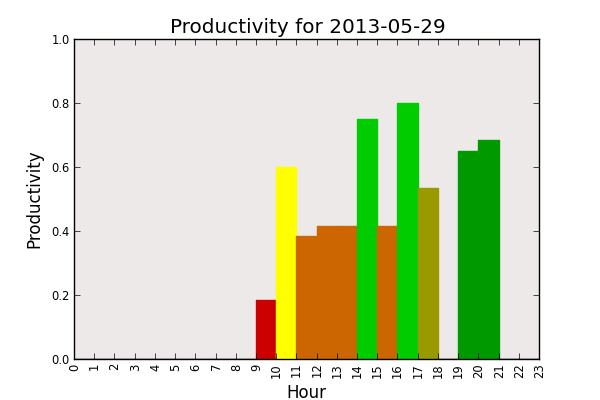

Source code (Python):
#!/usr/bin/python
#
# pomodoro_daily_chart.py
# 
# Author: Brett Hutley <[email redacted]>
#
# This code is to extract the list of Pomodoros from my Mac OS/X calendar
# using the program 'callistevents' https://github.com/bhutley/callistevents
# and then create a bar-chart aggregating the work done each hour, in order
# to show how my productivity looks during the day.
# 
# By default it will create a chart called pomodoro_daily_chart.png in
# the current directory. You can specify a different output file using
# the '-o' command-line option.
#
import os, sys
import subprocess
import datetime
import argparse

# This is the path to the callistevents program
# MODIFY THIS TO POINT TO THE RIGHT LOCATION FOR YOU
callistevents_prog = os.path.expanduser('~/my/bin/callistevents')

parser = argparse.ArgumentParser(description="Generate a bar-chart of your hourly productivity by processing all the Pomodoro entries in your Pomodoro calendar for the current day")

parser.add_argument('-o', nargs='?',
                    dest='outfile',
                    default='pomodoro_daily_chart.png',
                    help='The PNG file containing the chart')

parser.add_argument('-W', nargs='?',
                    dest='width',
                    type=int,
                    default=600,
                    help='The width in pixels of the PNG file')
parser.add_argument('-H', nargs='?',
                    dest='height',
                    type=int,
                    default=400,
                    help='The height in pixels of the PNG file')

args = parser.parse_args()


time_buckets = [0.0 for i in xrange(0, 24)]

colours_to_use = [
    '#000000',
    '#990000',
    '#CC0000',
    '#994C00',
    '#CC6600',
    '#999900',
    '#FFFF00',
    '#009900',
    '#00CC00',
    '#00FF00',
    '#33FF33',
]

start_date = datetime.date.today()
start_date_str = ("%d-%02d-%02d" % (start_date.year, start_date.month, start_date.day, ))
p = subprocess.Popen([callistevents_prog, '-c', 'Pomodoros', '-s', start_date_str ], stdout=subprocess.PIPE, stderr=subprocess.PIPE)
out, err = p.communicate()
lines = out.split("\n")
for line in lines:
    fields = line.split("\t")
    if len(fields) >= 3:
        sta = fields[1]
        end = fields[2]

        if len(sta) == 16 and len(end) == 16:
            sta_hr = int(sta[11:13])
            sta_mn = int(sta[14:])

            end_hr = int(end[11:13])
            end_mn = int(end[14:])

            if sta_hr == end_hr:
                mins = end_mn - sta_mn
                time_buckets[sta_hr] += float(mins) / 60.0
            else:
                for h in xrange(sta_hr, end_hr+1):
                    if h == sta_hr:
                        mins = 60.0 - sta_mn
                        time_buckets[sta_hr] += float(mins) / 60.0
                    elif h == end_hr:
                        mins = end_mn
                        time_buckets[end_hr] += float(mins) / 60.0
                    else:
                        time_buckets[h] += 1.0

## OK, the code following is for generating the plot.
# The code above has no dependencies on matplotlib

import numpy as n
from pylab import figure, show
import matplotlib.cm as cm
import matplotlib.colors as colors

width = 1.0
fig = figure(1, figsize=(float(args.width) / 100.0, float(args.height) / 100.0))
ax = fig.add_subplot(111)
rects1 = ax.bar(xrange(0, 24), time_buckets, width,
                    color='r')

cc = colors.ColorConverter()
for i in xrange(0, len(time_buckets)):
    offset = int(round(time_buckets[i] * 10.0))
    if offset >= len(colours_to_use):
        offset = len(colours_to_use)-1
    r = rects1[i]
    r.set_color( cc.to_rgb(colours_to_use[offset]) )


ax.set_ylabel('Productivity')
ax.set_xlabel('Hour')
ax.set_title('Productivity for %s' % (start_date_str, ))
ax.set_axis_bgcolor('#EEE9E9')
ax.set_ylim(0, 1.0)
ax.set_xticks(xrange(0, 24))

for tick in ax.xaxis.get_major_ticks():
    #tick.label.set_fontsize(14) 
    # specify integer or one of preset strings, e.g.
    tick.label.set_fontsize('x-small') 
    tick.label.set_rotation('vertical')

for tick in ax.yaxis.get_major_ticks():
    #tick.label.set_fontsize(14) 
    # specify integer or one of preset strings, e.g.
    tick.label.set_fontsize('x-small') 


fig.savefig(args.outfile, format="png", dpi=100)
